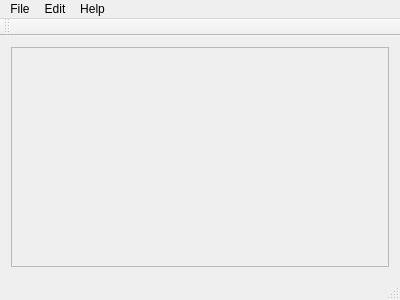
<?xml version="1.0" encoding="UTF-8"?>
<ui version="4.0">
 <class>MainWindow</class>
 <widget class="QMainWindow" name="MainWindow">
  <property name="geometry">
   <rect>
    <x>0</x>
    <y>0</y>
    <width>400</width>
    <height>300</height>
   </rect>
  </property>
  <property name="windowTitle">
   <string>MainWindow</string>
  </property>
  <widget class="QWidget" name="centralWidget">
   <layout class="QGridLayout" name="gridLayout">
    <item row="0" column="0">
     <widget class="QScrollArea" name="scrollArea">
      <property name="widgetResizable">
       <bool>true</bool>
      </property>
      <widget class="QWidget" name="scrollAreaWidgetContents">
       <property name="geometry">
        <rect>
         <x>0</x>
         <y>0</y>
         <width>380</width>
         <height>221</height>
        </rect>
       </property>
       <layout class="QGridLayout" name="gridLayout_2">
        <item row="0" column="0" alignment="Qt::AlignHCenter|Qt::AlignVCenter">
         <widget class="QWidget" name="centeredField" native="true">
          <layout class="QGridLayout" name="gridLayout_3">
           <item row="1" column="1">
            <widget class="CellsView" name="cells" native="true"/>
           </item>
           <item row="0" column="1" alignment="Qt::AlignBottom">
            <widget class="HintsView" name="columnsHints" native="true"/>
           </item>
           <item row="1" column="0" alignment="Qt::AlignRight">
            <widget class="HintsView" name="rowsHints" native="true"/>
           </item>
          </layout>
         </widget>
        </item>
       </layout>
      </widget>
     </widget>
    </item>
   </layout>
  </widget>
  <widget class="QMenuBar" name="menuBar">
   <property name="geometry">
    <rect>
     <x>0</x>
     <y>0</y>
     <width>400</width>
     <height>20</height>
    </rect>
   </property>
   <widget class="QMenu" name="menuFile">
    <property name="title">
     <string>File</string>
    </property>
    <addaction name="actionNew"/>
    <addaction name="actionOpen"/>
    <addaction name="actionSave_as"/>
   </widget>
   <widget class="QMenu" name="menuHelp">
    <property name="title">
     <string>Help</string>
    </property>
    <addaction name="actionAbout"/>
    <addaction name="actionAbout_Qt"/>
   </widget>
   <widget class="QMenu" name="menuEdit">
    <property name="title">
     <string>Edit</string>
    </property>
    <addaction name="actionFree_drawing"/>
    <addaction name="actionField_defining"/>
    <addaction name="actionManual_solving"/>
    <addaction name="actionAuto_solving"/>
    <addaction name="actionAuto_solving_brute_force"/>
    <addaction name="separator"/>
    <addaction name="actionSolve"/>
   </widget>
   <addaction name="menuFile"/>
   <addaction name="menuEdit"/>
   <addaction name="menuHelp"/>
  </widget>
  <widget class="QToolBar" name="mainToolBar">
   <attribute name="toolBarArea">
    <enum>TopToolBarArea</enum>
   </attribute>
   <attribute name="toolBarBreak">
    <bool>false</bool>
   </attribute>
  </widget>
  <widget class="QStatusBar" name="statusBar"/>
  <action name="actionAbout">
   <property name="text">
    <string>About</string>
   </property>
  </action>
  <action name="actionNew">
   <property name="text">
    <string>New</string>
   </property>
  </action>
  <action name="actionOpen">
   <property name="text">
    <string>Open</string>
   </property>
  </action>
  <action name="actionSave_as">
   <property name="text">
    <string>Save as</string>
   </property>
  </action>
  <action name="actionAbout_Qt">
   <property name="text">
    <string>About Qt</string>
   </property>
  </action>
  <action name="actionFree_drawing">
   <property name="checkable">
    <bool>true</bool>
   </property>
   <property name="checked">
    <bool>true</bool>
   </property>
   <property name="text">
    <string>Free drawing</string>
   </property>
  </action>
  <action name="actionField_defining">
   <property name="checkable">
    <bool>true</bool>
   </property>
   <property name="text">
    <string>Field defining</string>
   </property>
  </action>
  <action name="actionManual_solving">
   <property name="checkable">
    <bool>true</bool>
   </property>
   <property name="text">
    <string>Manual solving</string>
   </property>
  </action>
  <action name="actionAuto_solving">
   <property name="checkable">
    <bool>true</bool>
   </property>
   <property name="text">
    <string>Auto solving (human method)</string>
   </property>
  </action>
  <action name="actionSolve">
   <property name="text">
    <string>Solve</string>
   </property>
  </action>
  <action name="actionAuto_solving_brute_force">
   <property name="checkable">
    <bool>true</bool>
   </property>
   <property name="text">
    <string>Auto solving (brute force)</string>
   </property>
  </action>
 </widget>
 <layoutdefault spacing="6" margin="11"/>
 <customwidgets>
  <customwidget>
   <class>CellsView</class>
   <extends>QWidget</extends>
   <header>widgets/CellsView.h</header>
   <container>1</container>
  </customwidget>
  <customwidget>
   <class>HintsView</class>
   <extends>QWidget</extends>
   <header>widgets/HintsView.h</header>
   <container>1</container>
  </customwidget>
 </customwidgets>
 <resources/>
 <connections/>
</ui>
